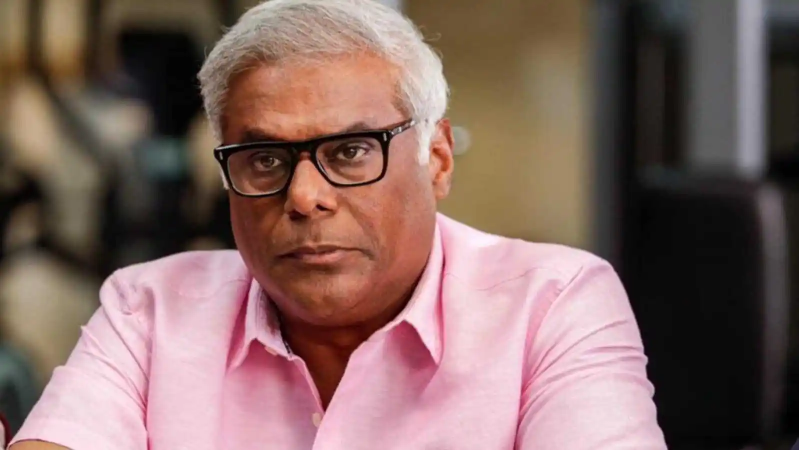
#> input picture Master_Pipeline_t2i_dataset/actors/actor_images/Ashish_Vidyarthi/38.jpg, 1598 x 900 px (shown at 1/2 size); its folder holds only this picture in this run
$ python -i image_filters.py   (imports and definitions only)   (older library calls are emulated)
#> lines starting #> are read from the running program, lines starting #| are printed output that depends on the picture; after the words box and inside, x2 and y2 are one past the last pixel; in counts of white or black regions, pixels touching at a corner belong together
#!/usr/bin/env python3
"""
Computational image quality filters — fast, deterministic, no GPU needed.

Runs BEFORE the VLM to reject obviously bad frames (blur, dark, text-heavy).
The VLM then only handles semantic filters (CBFC, credits, transitions, etc.)
and bucketing.

Usage:
    from image_filters import compute_filters
    filters = compute_filters("/path/to/image.jpg")
    # {"blurry": True, "dark_underexposed": False, "text_heavy": False,
    #  "metrics": {"sharpness": 28.5, "brightness": 45.2, ...}}
"""

import logging
import numpy as np
from pathlib import Path
from PIL import Image

logger = logging.getLogger(__name__)

# Thresholds — tuned on Bollywood movie frames + Indian cultural images
#
# Blur: Face-aware + grid Laplacian (replaces saliency which was unreliable).
# Two-tier: grid Laplacian catches general blur, face detection rescues
# portrait shots with intentional DOF bokeh (sharp face, soft background).
# Tested on English Vinglish (Sridevi/Ajith scenes):
#   grid=25 + face_rescue=18 → 0 truly-blurry leaked, 21 DOF portraits rescued.
BLUR_THRESHOLD = 25        # Grid Laplacian threshold (same as before)
FACE_SHARP_RESCUE = 18     # Face Laplacian var: if face is this sharp, image is OK
# Dark: 40 catches truly dark (near-black). Frames 40-50 are indoor/night
# scenes common in Bollywood — keep them.
DARK_THRESHOLD = 40        # Mean brightness below this = too dark
BRIGHT_THRESHOLD = 245     # Mean brightness above this = overexposed
CONTRAST_THRESHOLD = 12    # Std dev below this = flat/washed out
# Haze: shot-through-glass, foggy, desaturated frames.
# Low saturation + low local contrast = glass/haze diffusion.
# Tested on English Vinglish immigration scenes vs good portraits.
HAZE_SAT_THRESHOLD = 60    # Mean HSV saturation below this
HAZE_LC_THRESHOLD = 11     # Median local contrast (64px patch std) below this

# Haar cascade paths (loaded once per process)
_face_cascades = None

def _get_face_cascades():
    """Lazy-load Haar cascades (frontal + profile)."""
    global _face_cascades
    if _face_cascades is None:
        import cv2
        _face_cascades = (
            cv2.CascadeClassifier(cv2.data.haarcascades + "haarcascade_frontalface_default.xml"),
            cv2.CascadeClassifier(cv2.data.haarcascades + "haarcascade_profileface.xml"),
        )
    return _face_cascades


def compute_sharpness(gray: np.ndarray) -> tuple[float, float]:
    """Face-aware sharpness: grid Laplacian + face rescue for DOF portraits.

    Returns (grid_sharpness, face_sharpness):
        grid_sharpness: max Laplacian variance from 7×7 subject-aware tiles
        face_sharpness: max Laplacian variance across detected face ROIs (0 if no face)

    Blur decision (in compute_filters):
        NOT blurry if grid_sharpness >= BLUR_THRESHOLD
        NOT blurry if face_sharpness >= FACE_SHARP_RESCUE (portrait rescue)
        BLURRY otherwise
    """
    import cv2

    h, w = gray.shape
    gray_u8 = np.clip(gray, 0, 255).astype(np.uint8)

    # ── Step 1: Grid Laplacian (7×7) ─────────────────────────────────────
    # Use saliency to weight subject tiles higher (same as before)
    try:
        saliency = cv2.saliency.StaticSaliencyFineGrained_create()
        _, saliency_map = saliency.computeSaliency(
            cv2.cvtColor(np.stack([gray_u8]*3, axis=2), cv2.COLOR_RGB2BGR)
        )
        saliency_map = (saliency_map * 255).astype(np.uint8)
        _, subject_mask = cv2.threshold(saliency_map, 0, 255,
                                         cv2.THRESH_BINARY + cv2.THRESH_OTSU)
    except Exception:
        subject_mask = np.zeros((h, w), dtype=np.uint8)
        subject_mask[h//4:h*3//4, w//4:w*3//4] = 255

    grid = 7
    tile_h, tile_w = h // grid, w // grid
    subject_scores = []
    bg_scores = []

    for row in range(grid):
        for col in range(grid):
            y1, y2 = row * tile_h, (row + 1) * tile_h
            x1, x2 = col * tile_w, (col + 1) * tile_w
            tile = gray[y1:y2, x1:x2]
            mask_tile = subject_mask[y1:y2, x1:x2]

            lap = np.abs(
                tile[:-2, 1:-1] + tile[2:, 1:-1] +
                tile[1:-1, :-2] + tile[1:-1, 2:] -
                4 * tile[1:-1, 1:-1]
            )
            score = float(np.var(lap))

            if np.mean(mask_tile > 0) > 0.3:
                subject_scores.append(score)
            else:
                bg_scores.append(score)

    if subject_scores:
        grid_sharp = max(subject_scores)
    elif bg_scores:
        grid_sharp = max(bg_scores) * 0.5
    else:
        grid_sharp = 0.0

    # ── Step 2: Face detection + face ROI sharpness ──────────────────────
    # Haar cascade (fast, no GPU): detects frontal + profile faces.
    # If a face is sharp (Laplacian var >= FACE_SHARP_RESCUE), the image
    # is a portrait with intentional DOF — NOT blurry.
    face_sharp = 0.0
    try:
        frontal_cascade, profile_cascade = _get_face_cascades()
        min_face = (w // 12, h // 12)
        faces_f = frontal_cascade.detectMultiScale(gray_u8, 1.1, 4, minSize=min_face)
        faces_p = profile_cascade.detectMultiScale(gray_u8, 1.1, 4, minSize=min_face)
        all_faces = list(faces_f) + list(faces_p)

        for (x, y, fw, fh) in all_faces:
            roi = gray_u8[y:y+fh, x:x+fw]
            lap = cv2.Laplacian(roi, cv2.CV_64F)
            face_sharp = max(face_sharp, float(np.var(lap)))
    except Exception:
        pass  # face detection failure = no rescue, grid score decides

    return grid_sharp, face_sharp


def compute_haze(rgb_arr: np.ndarray, gray: np.ndarray) -> tuple[float, float]:
    """Detect haze/glass-shot frames via saturation + local contrast.

    Glass barriers, fog, and haze desaturate colors and flatten local contrast.
    Returns (mean_saturation, median_local_contrast).
    """
    import cv2

    # Mean saturation from HSV
    bgr = cv2.cvtColor(rgb_arr.astype(np.uint8), cv2.COLOR_RGB2BGR)
    hsv = cv2.cvtColor(bgr, cv2.COLOR_BGR2HSV)
    mean_sat = float(np.mean(hsv[:, :, 1]))

    # Median local contrast (std in 64×64 patches)
    h, w = gray.shape
    gray_u8 = np.clip(gray, 0, 255).astype(np.uint8)
    patch_size = 64
    patch_stds = []
    for y in range(0, h - patch_size, patch_size):
        for x in range(0, w - patch_size, patch_size):
            patch = gray_u8[y:y + patch_size, x:x + patch_size]
            patch_stds.append(float(np.std(patch)))
    median_lc = float(np.median(patch_stds)) if patch_stds else 0.0

    return mean_sat, median_lc


def compute_brightness(gray: np.ndarray) -> float:
    """Mean pixel value (0-255)."""
    return float(np.mean(gray))


def compute_contrast(gray: np.ndarray) -> float:
    """Std deviation of pixel values."""
    return float(np.std(gray))


def compute_text_ratio(gray: np.ndarray) -> float:
    """Detect text-heavy frames using connected component analysis.

    Text has a distinctive pattern: many small, high-contrast connected
    components arranged in rows. Natural images have fewer, larger regions.
    This avoids false positives on detailed but non-text images (buildings,
    food textures) that fooled the old edge-density heuristic.
    """
    h, w = gray.shape

    # Binary threshold — text is typically high contrast
    binary = (gray > np.mean(gray) + 40).astype(np.uint8)

    # Count transitions per row (text rows have many black↔white transitions)
    transitions = np.abs(np.diff(binary.astype(int), axis=1))
    transitions_per_row = np.sum(transitions, axis=1)

    # A "text row" has many transitions (> 10% of width)
    text_row_threshold = w * 0.10
    text_rows = np.sum(transitions_per_row > text_row_threshold)
    text_row_ratio = text_rows / h

    # Also check: text frames have very uniform row-level variance
    # (all rows look similar because they're all text)
    row_means = np.mean(gray, axis=1)
    row_variance = np.std(row_means)

    # High text_row_ratio + low row_variance = text screen (credits, warnings)
    # High text_row_ratio + high row_variance = detailed image (paintings, streets)
    # Key insight: real text screens have VERY uniform brightness across rows
    # (row_variance < 20) while detailed images have high row_variance (> 30)
    if text_row_ratio > 0.5 and row_variance < 20:
        return text_row_ratio  # very likely text/credits screen
    elif text_row_ratio > 0.7 and row_variance < 30:
        return text_row_ratio * 0.6  # probably text
    else:
        return text_row_ratio * 0.1  # likely NOT text — detailed image


def compute_filters(image_path: str | Path) -> dict:
    """Compute all quality filters for a single image.

    Returns:
        {
            "blurry": bool,
            "dark_underexposed": bool,
            "text_heavy": bool,
            "overexposed": bool,
            "low_contrast": bool,
            "metrics": {
                "sharpness": float,
                "brightness": float,
                "contrast": float,
                "text_ratio": float,
            }
        }
    """
    try:
        img = Image.open(image_path).convert("RGB")
#> img is the input picture: PIL image 1598x900 RGB; mean R, G, B 131.6, 104.3, 99.1
        arr = np.array(img, dtype=np.float32)
        gray = np.mean(arr, axis=2)

        grid_sharp, face_sharp = compute_sharpness(gray)
#> in compute_sharpness, `_, saliency_map = saliency.computeSaliency( cv2.cvtColor(np.stack([gra..`:
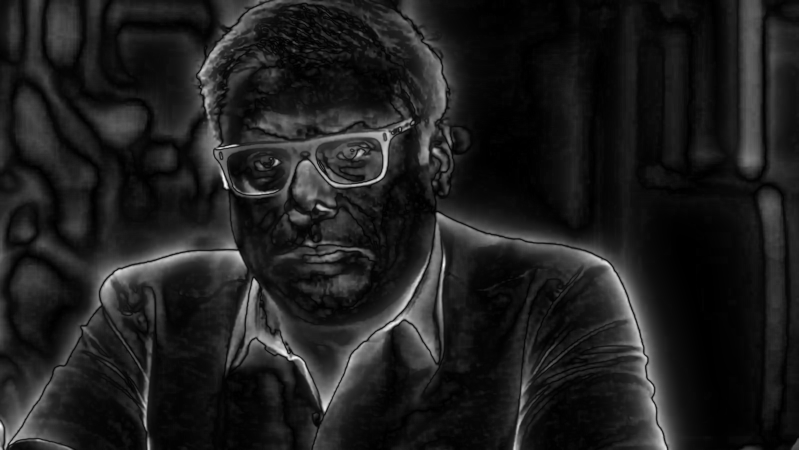
#> saliency_map: shape (900, 1598) float32 (shown at 1/2 size); min 0, max 1, mean 0.12
#> in compute_sharpness, `_, subject_mask = cv2.threshold(saliency_map, 0, 255, cv2.THRESH_BINAR..`:
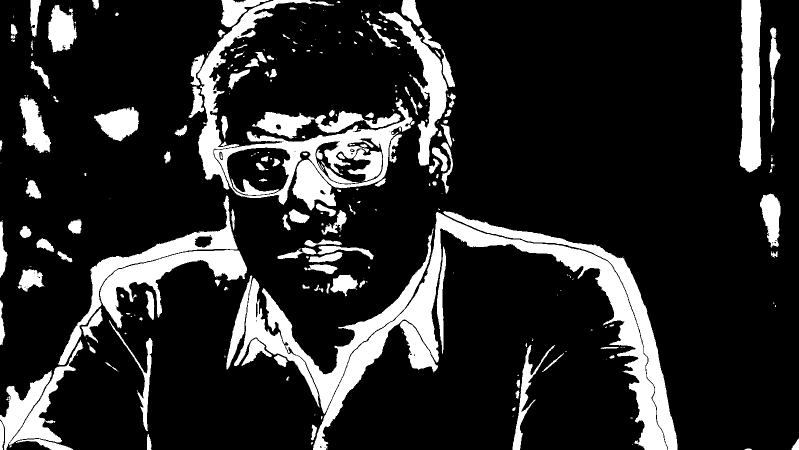
#> subject_mask: shape (900, 1598) (shown at 1/2 size); 16.6% white; 305 white regions (143 under 20 px), largest, box (x1, y1, x2, y2) and area: (626, 422, 1355, 900) 53853, (468, 456, 867, 828) 20341, (428, 198, 825, 410) 14891
#> after the loop in compute_sharpness, `for row in range(grid):`:
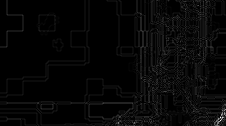
#> lap: shape (126, 226) float32; min 0, max 22.33, mean 0.6; drawn with min black and max white
#> after the loop in compute_sharpness, `for row in range(grid):`: bg_scores = 40 values, max 18.59 at index 14, min 0.665 at index 4, mean 5.42; subject_scores = [14.32, 46.83, 50.34, 6.13, 19.32, 8.18, 23.91, 16.26, 26.34]
#> in compute_sharpness, `grid_sharp = max(subject_scores)`: grid_sharp = 50.34
#> in compute_sharpness, `faces_f = frontal_cascade.detectMultiScale(gray_u8, 1.1, 4, minSize=mi..`: faces_f = [[371, 135, 480, 480]]
#> in compute_sharpness, `faces_p = profile_cascade.detectMultiScale(gray_u8, 1.1, 4, minSize=mi..`: faces_p = ()
#> in compute_sharpness, `all_faces = list(faces_f) + list(faces_p)`: all_faces = [[371, 135, 480, 480]]
#> the loop in compute_sharpness, `for (x, y, fw, fh) in all_faces:` made 1 pass
#> (x, y, fw, fh, face_sharp) on pass 1: (371, 135, 480, 480, 34.52)
#> pass 1, in compute_sharpness, `roi = gray_u8[y:y+fh, x:x+fw]`:
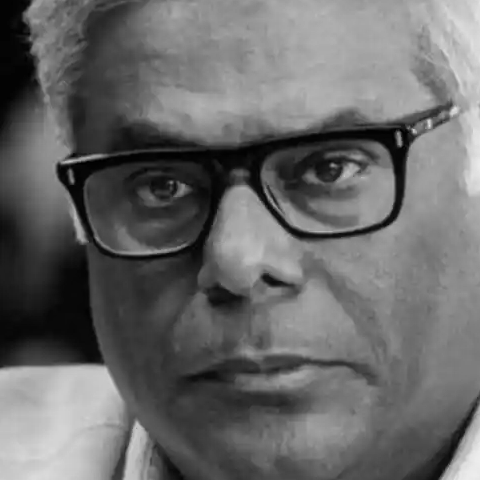
#> roi: shape (480, 480); min 0, max 238, mean 105.2
#> pass 1, in compute_sharpness, `lap = cv2.Laplacian(roi, cv2.CV_64F)`:
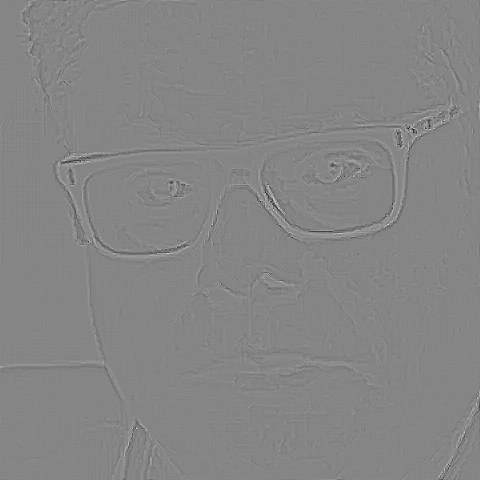
#> lap: shape (480, 480) float64; min -139, max 127, mean 0; drawn with min black and max white
#> grid_sharp = 50.34; face_sharp = 34.52
        brightness = compute_brightness(gray)
#> brightness = 111.7
        contrast = compute_contrast(gray)
#> contrast = 73.69
        text_ratio = compute_text_ratio(gray.astype(np.uint8))
#> in compute_text_ratio, `transitions = np.abs(np.diff(binary.astype(int), axis=1))`:
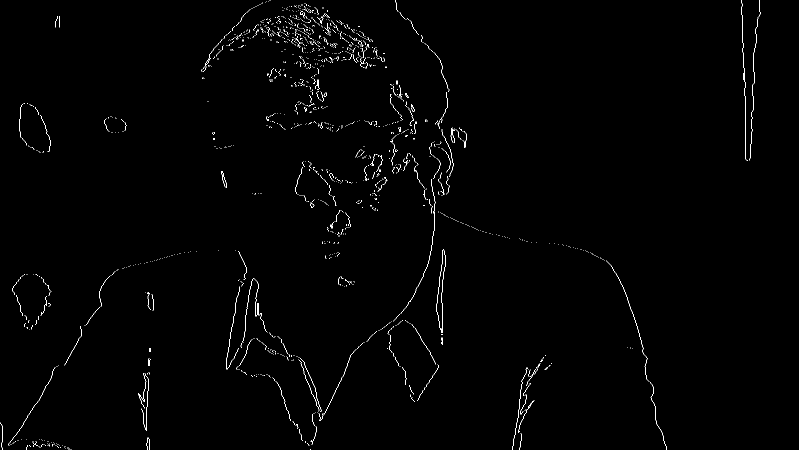
#> transitions: shape (900, 1597) int64 (shown at 1/2 size); values 0 (black) and 1 (white), 0.75% white in thin lines or dots
#> in compute_text_ratio, `transitions_per_row = np.sum(transitions, axis=1)`: transitions_per_row = 900 values, max 30 at index 59, min 2 at index 469, mean 11.93
#> in compute_text_ratio, `text_rows = np.sum(transitions_per_row > text_row_threshold)`: text_rows = 0
#> in compute_text_ratio, `row_means = np.mean(gray, axis=1)`: row_means = 900 values, max 174 at index 870, min 67.34 at index 420, mean 111.4
#> in compute_text_ratio, `row_variance = np.std(row_means)`: row_variance = 31.09
#> text_ratio = 0
        mean_sat, median_lc = compute_haze(arr.astype(np.uint8), gray)
#> in compute_haze, `mean_sat = float(np.mean(hsv[:, :, 1]))`: mean_sat = 71.73
#> after the loop in compute_haze, `for y in range(0, h - patch_size, patch_size):`:
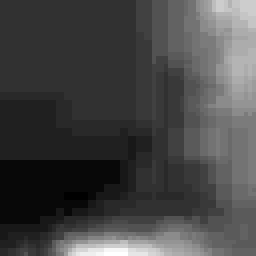
#> patch: shape (64, 64) (shown 4 times larger); min 2, max 33, mean 10.5; drawn with min black and max white
#> after the loop in compute_haze, `for y in range(0, h - patch_size, patch_size):`: patch_stds = 336 values, max 90.26 at index 308, min 0 at index 261, mean 20.7
#> in compute_haze, `median_lc = float(np.median(patch_stds)) if patch_stds else 0.0`: median_lc = 15.88
#> mean_sat = 71.73; median_lc = 15.88

        # Blur decision: grid check + face rescue for DOF portraits
        grid_pass = grid_sharp >= BLUR_THRESHOLD
#> grid_pass = True
        face_rescue = face_sharp >= FACE_SHARP_RESCUE
#> face_rescue = True
        is_blurry = not (grid_pass or face_rescue)
#> is_blurry = False

        # Haze: shot through glass/fog — desaturated + flat local contrast
        is_hazy = mean_sat < HAZE_SAT_THRESHOLD and median_lc < HAZE_LC_THRESHOLD
#> is_hazy = False

        sharpness = grid_sharp
#> sharpness = 50.34

        return {
            "blurry": bool(is_blurry or is_hazy),
            "dark_underexposed": bool(brightness < DARK_THRESHOLD),
            "text_heavy": bool(text_ratio > 0.45 and grid_sharp < 500),
            "overexposed": bool(brightness > BRIGHT_THRESHOLD),
            "low_contrast": bool(contrast < CONTRAST_THRESHOLD),
            "metrics": {
                "sharpness": round(float(sharpness), 1),
                "brightness": round(float(brightness), 1),
                "contrast": round(float(contrast), 1),
                "text_ratio": round(float(text_ratio), 3),
                "face_sharpness": round(float(face_sharp), 1),
                "saturation": round(float(mean_sat), 1),
                "local_contrast": round(float(median_lc), 1),
            },
        }
    except Exception as e:
        logger.warning(f"compute_filters failed for {image_path}: {e}")
        return {
            "blurry": False,
            "dark_underexposed": False,
            "text_heavy": False,
            "overexposed": False,
            "low_contrast": False,
            "metrics": {"sharpness": 0, "brightness": 0, "contrast": 0, "text_ratio": 0},
        }


# [5 lines left out: function batch_compute_filters, not called in this run]

>>> result = compute_filters('actors/actor_images/Ashish_Vidyarthi/38.jpg')
#> result = 6 items

$ run again, on Master_Pipeline_t2i_dataset/actors/actor_images/Ashish_Vidyarthi/4.jpg
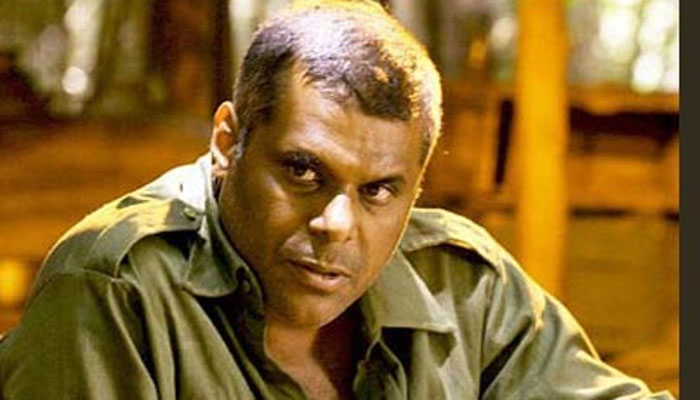
#> input picture Master_Pipeline_t2i_dataset/actors/actor_images/Ashish_Vidyarthi/4.jpg, 700 x 400 px
#> in compute_filters, img is the input picture: PIL image 700x400 RGB; mean R, G, B 137.2, 103.6, 46.8
#> in compute_sharpness, `_, subject_mask = cv2.threshold(saliency_map, 0, 255, cv2.THRESH_BINAR..`:
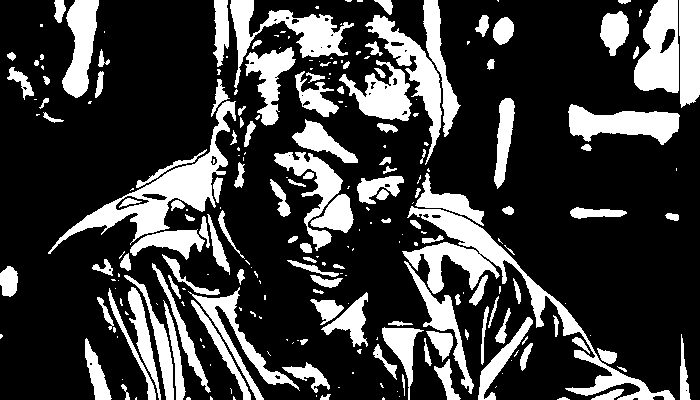
#> subject_mask: shape (400, 700); 24.6% white; 247 white regions (120 under 20 px), largest, box (x1, y1, x2, y2) and area: (402, 206, 675, 400) 6482, (48, 101, 236, 254) 5082, (230, 0, 354, 88) 3029
#> after the loop in compute_sharpness, `for row in range(grid):`: bg_scores = 30 values, max 91.45 at index 9, min 3.12 at index 5, mean 29; subject_scores = [74.07, 72.26, 177.2, 78.09, 148.3, 84.63, 128.9, 27.11, 161.5, 94.03, 105.8, 78.44, 93.35, 38.02, 40.88, 50.08, 63.42, 41.16, 43.87]
#> in compute_sharpness, `grid_sharp = max(subject_scores)`: grid_sharp = 177.2
#> faces_f = [[237, 114, 198, 198]]
#> faces_p = ()
#> all_faces = [[237, 114, 198, 198]]
#> the loop in compute_sharpness, `for (x, y, fw, fh) in all_faces:` made 1 pass
#> (x, y, fw, fh, face_sharp) on pass 1: (237, 114, 198, 198, 108.7)
#> in compute_filters, `grid_sharp, face_sharp = compute_sharpness(gray)`: grid_sharp = 177.2; face_sharp = 108.7
#> brightness = 95.85
#> contrast = 56.71
#> binary: shape (400, 700); values 0 (black) and 1 (white), 21.2% white; 140 white regions (101 under 20 px), largest, box (x1, y1, x2, y2) and area: (230, 0, 443, 176) 18357, (392, 168, 676, 400) 11651, (569, 0, 679, 95) 8647
#> transitions: shape (400, 699) int64; values 0 (black) and 1 (white), 2.5% white in thin lines or dots
#> transitions_per_row = 400 values, max 33 at index 279, min 6 at index 181, mean 17.25
#> text_rows = 0
#> row_means = 400 values, max 138.5 at index 24, min 68.46 at index 116, mean 95.53
#> row_variance = 18.43
#> text_ratio = 0
#> hsv: shape (400, 700, 3); mean H, S, V 23.5, 181.3, 137.3
#> in compute_haze, `mean_sat = float(np.mean(hsv[:, :, 1]))`: mean_sat = 181.3
#> after the loop in compute_haze, `for y in range(0, h - patch_size, patch_size):`:
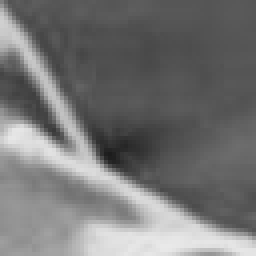
#> patch: shape (64, 64) (shown 4 times larger); min 28, max 233, mean 117
#> after the loop in compute_haze, `for y in range(0, h - patch_size, patch_size):`: patch_stds = 60 values, max 76.13 at index 32, min 3.58 at index 49, mean 40.26
#> in compute_haze, `median_lc = float(np.median(patch_stds)) if patch_stds else 0.0`: median_lc = 39.27
#> in compute_filters, `mean_sat, median_lc = compute_haze(arr.astype(np.uint8), gray)`: mean_sat = 181.3; median_lc = 39.27
#> grid_pass = True
#> is_blurry = False
#> sharpness = 177.2
#> result = 6 items
